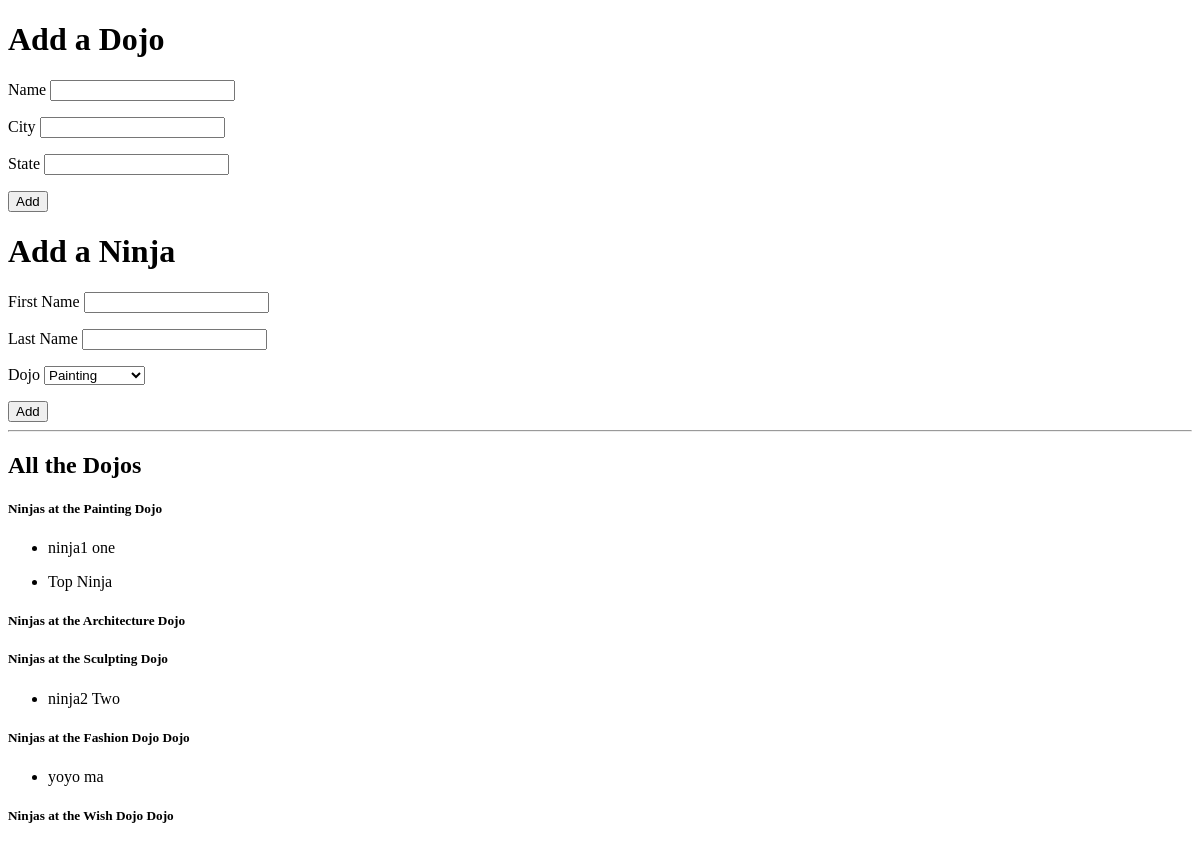
Before: / with the older database file.
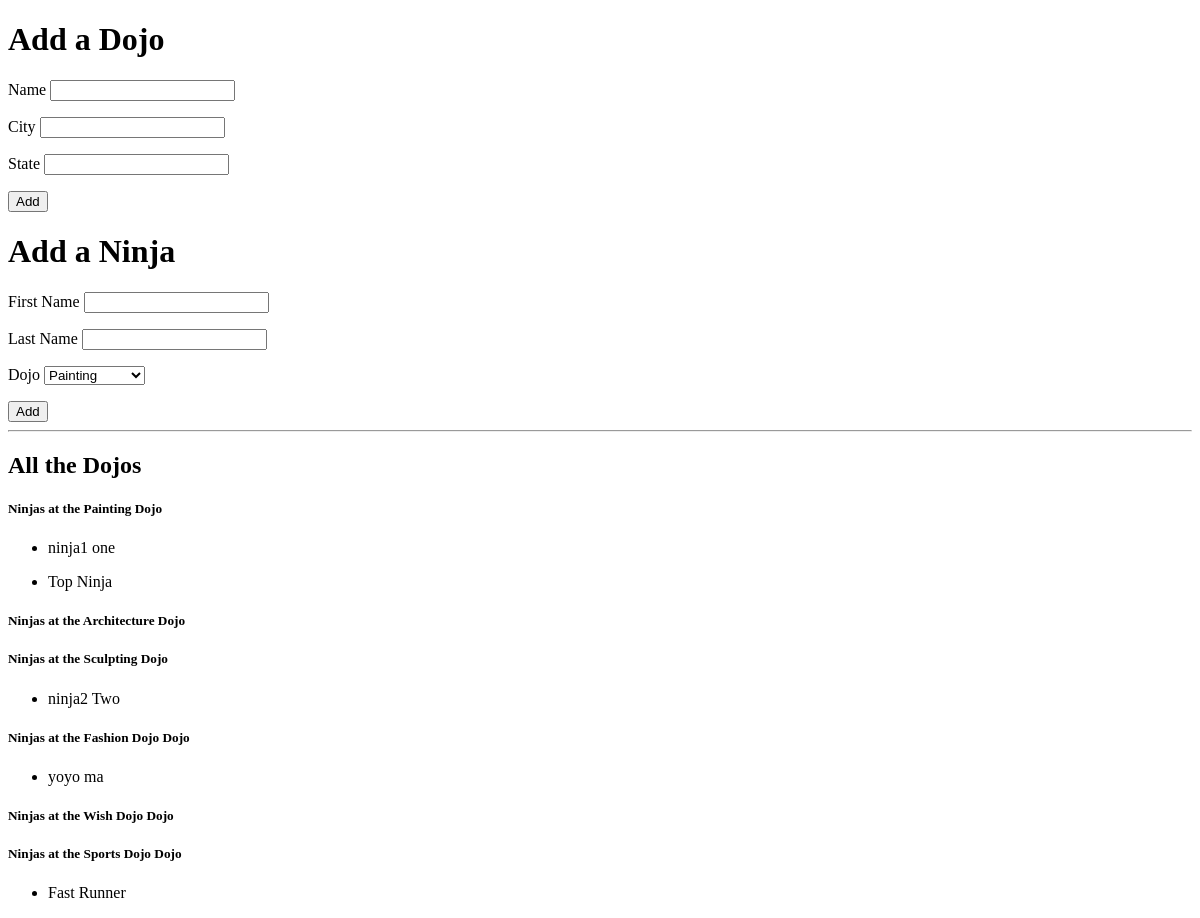
After: the same page with the newer database file.
### models.py (models this page shows)
class Dojos(db.Model):
    id = db.Column(db.Integer, primary_key=True)
    name = db.Column(db.String(45))
    city = db.Column(db.String(45))
    state = db.Column(db.String(45))
    created_at = db.Column(db.DateTime, server_default=func.now())    # notice the extra import statement above
    updated_at = db.Column(db.DateTime, server_default=func.now(), onupdate=func.now())

class Ninjas(db.Model):
    id = db.Column(db.Integer, primary_key=True)
    first_name = db.Column(db.String(45))
    last_name = db.Column(db.String(45))
    dojo_id = db.Column(db.Integer, db.ForeignKey('dojos.id'), nullable=False)
    dojo = db.relationship('Dojos', foreign_keys=[dojo_id], backref="dojo_ninjas", cascade="all")
    created_at = db.Column(db.DateTime, server_default=func.now())    # notice the extra import statement above
    updated_at = db.Column(db.DateTime, server_default=func.now(), onupdate=func.now())

### app.py (the view)
@app.route('/')
def home_page():
    all_dojos = Dojos.query.all()
    all_ninjas = Ninjas.query.all()
    return render_template('index.html', dojos=all_dojos, ninjas=all_ninjas)

### templates/index.html (shortened to what this page needs)
<!DOCTYPE html>
<html lang="en">
<head>
</head>
<body>
    <h1>Add a Dojo</h1>
    <form action="/process" method="POST">
        <p>Name <input type="text" name="dojoName"></p>
        <p>City <input type="text" name="cityName"></p>
        <p>State <input type="text" name="state"></p>
        <input type="submit" value="Add">
    </form>
    <h1>Add a Ninja</h1>
    <form action="/process/ninja" method="POST">
        <p>First Name <input type="text" name="fname"></p>
        <p>Last Name <input type="text" name="lname"></p>
        <p>Dojo <select name="dojo" id="dojo">
            {% for dojo in dojos %}
            <option value="{{dojo.id}}">{{dojo.name}}</option>
            {% endfor %}
        </select></p>
        <input type="submit" value="Add">
    </form>
    <hr>
    <h2>All the Dojos</h2>
    {% for dojo in dojos %}
        <h5>Ninjas at the {{dojo.name}} Dojo</h5>
        {% for ninja in dojo.dojo_ninjas %}
            <ul>
                <li>{{ninja.first_name}} {{ninja.last_name}}</li>
            </ul>
        {% endfor %}
    {% endfor %}
</body>
</html>

Changed rows visible on the page:
added Dojos: name "Sports Dojo"
added Ninjas: first_name "Fast", last_name "Runner", shown under "Sports Dojo"
